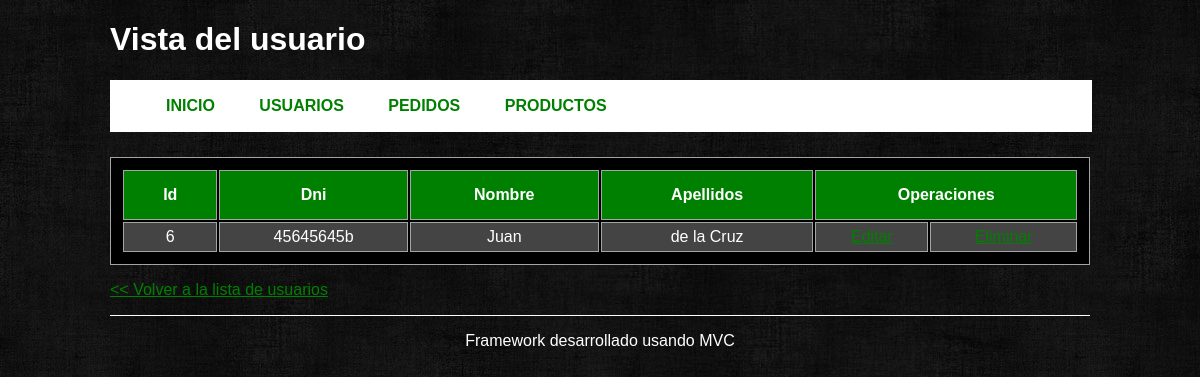
Screenshot of /user/view/6 with the database file from the repository.
### tables this page shows
CREATE TABLE IF NOT EXISTS `usuarios` (
  `id` int(10) NOT NULL AUTO_INCREMENT,
  `dni` varchar(9) NOT NULL,
  `nombre` varchar(20) NOT NULL,
  `apellidos` varchar(50) NOT NULL,
  PRIMARY KEY (`id`)
);

### controllers/userController.php (called while the page is built, shortened)
<?php
class userController extends Controller {
    private $_user;
    public function __construct () {
        $this->_user = $this->loadModel('user');
    }
    public function view($userid) {
        $this->_view->user  = $this->_user->getUserById($userid);
        $this->_view->title = "Vista del usuario";
        $this->_view->render('view');
    }
}

### index.php (called while the page is built, shortened)
<?php
require_once APP_PATH . 'Controller.php';
require_once APP_PATH . 'Model.php';
try{
    Bootstrap::run(new Request);
}catch(Exception $e){
    echo $e->getMessage();;
}
?>

### application/Model.php (called while the page is built, shortened)
<?php
class Model {
    public function __construct() {
        $this->_db = new Database();
    }
}

### models/userModel.php (called while the page is built, shortened)
<?php
class userModel extends Model {
    public function getUserById($id) {
        $user = $this->_db->prepare("SELECT * FROM usuarios WHERE id = ?");
        $user->bindParam(1, $id, PDO::PARAM_INT);
        $user->execute();
        return array_shift($user->fetchall());
    }
}

### application/Controller.php (called while the page is built, shortened)
<?php
abstract class Controller {
    protected function loadModel($model) {
        $model = $model . 'Model';
        $pathModel = ROOT . 'models' . DS . $model . '.php';
        if(is_readable($pathModel)) {
            $model = new $model;
            return $model;
        }
        else {
            throw new Exception("Error de Modelo");
        }
    }
}

### views/user/view.phtml (the view)
<?php if(isset($this->user)  && count($this->user)): ?>
<table>
    <tr>
        <th>Id</th>
        <th>Dni</th>
        <th>Nombre</th>
        <th>Apellidos</th>
        <th colspan="2">Operaciones</th>
    </tr>
    <tr id="cuerpo">
        <td><?php echo $this->user['id']?></td>
        <td><?php echo $this->user['dni']?></td>
        <td><?php echo $this->user['nombre']?></td>
        <td><?php echo $this->user['apellidos']?></td>
        <td>
            <a href="<?php echo BASE_URL . 'user/edit/' . $this->user['id']; ?>">Editar</a>
        </td>
        <td>
            <a href="<?php echo BASE_URL . 'user/delete/' . $this->user['id']; ?>">Eliminar</a>
        </td>
    </tr>
</table>
<?php else: ?>
    <p><strong>No hay datos en la base de datos</strong></p>
<?php endif; ?>
<p><a href="<?php echo BASE_URL . 'user' ?>">&lt;&lt; Volver a la lista de usuarios</a></p>

### views/layout/default/css/style.css (style rules this page uses)
body { color: white; background: transparent url('../img/fondo.jpeg') repeat; font-family: Arial, Helvetica, Verdana; }
a, a:visited { color:green; }
table { width: 980px; text-align: center; background: black; border: 1px solid #A4A4A4; border-collapse: separate; padding: 10px }
td { padding: 5px; border: 1px solid #A4A4A4; border-collapse: separate; }
th { padding: 15px; background: green; border: 1px solid #A4A4A4; border-collapse: separate; }
#cuerpo:nth-child(2n) { background: #444 }

### rows the page displays
usuarios: id "6", dni "45645645b", nombre "Juan", apellidos "de la Cruz"

### other values shown
$this->title "Vista del usuario"
$layoutParams['menu'][$i]['title'] "INICIO"
$layoutParams['menu'][$i]['title'] "USUARIOS"
$layoutParams['menu'][$i]['title'] "PEDIDOS"
$layoutParams['menu'][$i]['title'] "PRODUCTOS"
